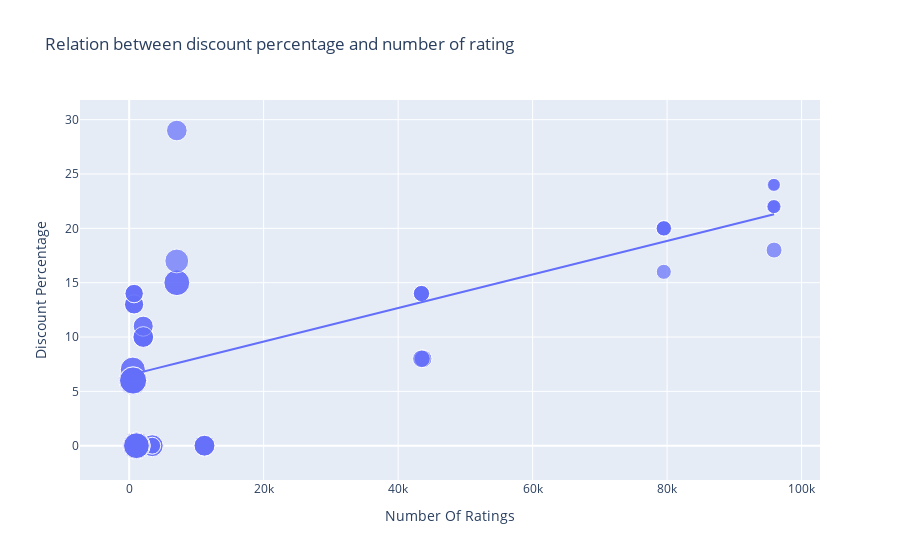

Notebook cell for this chart:
### Markdown cell above
# Relation between discount percentage and number of rating

### Code cell
figure = px.scatter(data_frame = data, x = "Number Of Ratings", y="Discount Percentage", 
                   size = "Sale Price", trendline = "ols",
                   title = "Relation between discount percentage and number of rating")
figure.show()

### Figure 1 — Plotly figure (JSON) as saved in the notebook; plotly's stock layout.template omitted (floating-point values rounded to 4 significant figures)
{"data": [{"hovertemplate": "Number Of Ratings=%{x}<br>Discount Percentage=%{y}<br>Sale Price=%{marker.size}<extra></extra>", "legendgroup": "", "marker": {"color": "#636efa", "size": [49900, 84900, 84900, 77000, 77000, 49900, 49900, 77000, 89900, 41999, 39999, 41999, 41999, 41999, 131900, 117100, 131900, 117100, 74999, 117900, 117100, 117900, 99900, 44999, 140900, 130900, 64900, 120900, 59900, 75900, 110900, 130900, 120900, 64900, 64900, 75900, 75900, 120900, 59900, 120900, 75900, 140900, 70900, 70900, 75900, 59900, 110900, 120900, 130900, 130900, 54999, 54999, 29999, 34999, 34999, 34999, 54999, 29999, 46999, 46999, 46999, 46999], "sizemode": "area", "sizeref": 352.2, "symbol": "circle"}, "mode": "markers", "name": "", "orientation": "v", "showlegend": false, "type": "scatter", "x": [3431, 3431, 3431, 11202, 11202, 3431, 3431, 11202, 1454, 79512, 79512, 79582, 79512, 79512, 1078, 1078, 1078, 1078, 7088, 7088, 1078, 7088, 7081, 95909, 542, 580, 740, 545, 740, 2101, 545, 580, 580, 730, 730, 2101, 2101, 580, 740, 580, 2092, 545, 2101, 2092, 2101, 740, 545, 580, 580, 580, 43707, 43707, 95807, 95909, 95807, 95909, 43470, 95909, 43470, 43470, 43470, 43470], "xaxis": "x", "y": [0, 0, 0, 0, 0, 0, 0, 0, 0, 20, 16, 20, 20, 20, 0, 0, 0, 0, 29, 15, 0, 15, 17, 18, 6, 6, 13, 6, 14, 10, 7, 6, 6, 13, 13, 10, 10, 6, 14, 6, 10, 6, 11, 11, 10, 14, 7, 6, 6, 6, 8, 8, 24, 22, 22, 22, 8, 24, 14, 14, 14, 14], "yaxis": "y"}, {"hovertemplate": "<b>OLS trendline</b><br>Discount Percentage = 0.000154292 * Number Of Ratings + 6.49233<br>R<sup>2</sup>=0.468988<br><br>Number Of Ratings=%{x}<br>Discount Percentage=%{y} <b>(trend)</b><extra></extra>", "legendgroup": "", "marker": {"color": "#636efa", "symbol": "circle"}, "mode": "lines", "name": "", "showlegend": false, "type": "scatter", "x": [542, 545, 545, 545, 545, 580, 580, 580, 580, 580, 580, 580, 580, 730, 730, 740, 740, 740, 740, 1078, 1078, 1078, 1078, 1078, 1454, 2092, 2092, 2101, 2101, 2101, 2101, 2101, 3431, 3431, 3431, 3431, 3431, 7081, 7088, 7088, 7088, 11202, 11202, 11202, 43470, 43470, 43470, 43470, 43470, 43707, 43707, 79512, 79512, 79512, 79512, 79582, 95807, 95807, 95909, 95909, 95909, 95909], "xaxis": "x", "y": [6.576, 6.576, 6.576, 6.576, 6.576, 6.582, 6.582, 6.582, 6.582, 6.582, 6.582, 6.582, 6.582, 6.605, 6.605, 6.607, 6.607, 6.607, 6.607, 6.659, 6.659, 6.659, 6.659, 6.659, 6.717, 6.815, 6.815, 6.816, 6.816, 6.816, 6.816, 6.816, 7.022, 7.022, 7.022, 7.022, 7.022, 7.585, 7.586, 7.586, 7.586, 8.221, 8.221, 8.221, 13.2, 13.2, 13.2, 13.2, 13.2, 13.24, 13.24, 18.76, 18.76, 18.76, 18.76, 18.77, 21.27, 21.27, 21.29, 21.29, 21.29, 21.29], "yaxis": "y"}], "layout": {"legend": {"itemsizing": "constant", "tracegroupgap": 0}, "title": {"text": "Relation between discount percentage and number of rating"}, "xaxis": {"anchor": "y", "domain": [0, 1], "title": {"text": "Number Of Ratings"}}, "yaxis": {"anchor": "x", "domain": [0, 1], "title": {"text": "Discount Percentage"}}}}
